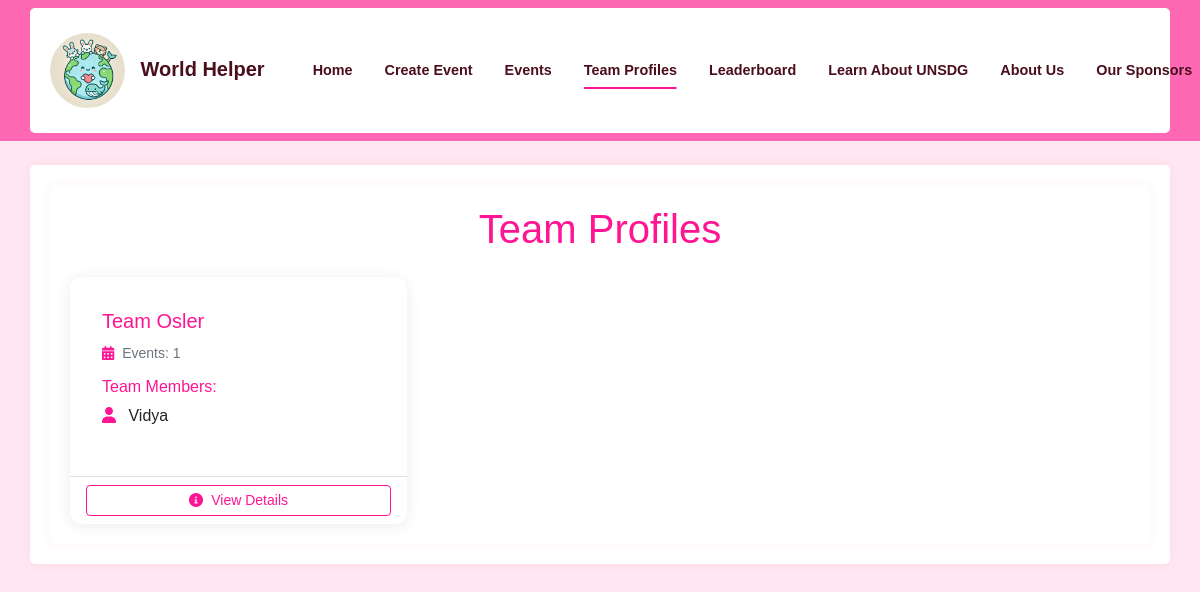
The app's page /team_profiles, older data.
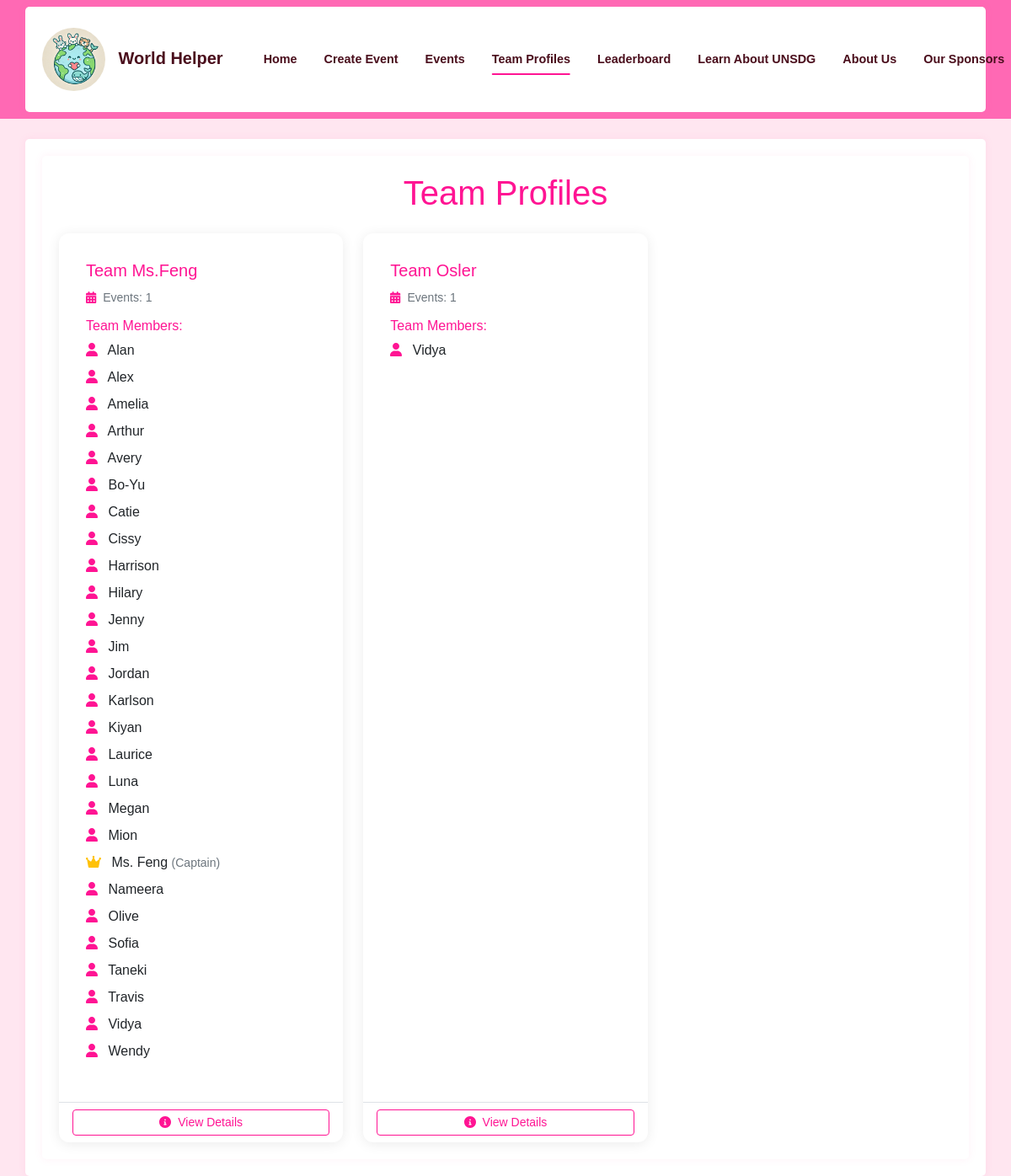
The same page, newer data.
### app/models.py (models this page shows, shortened)
class Team(db.Model):
    id = db.Column(db.Integer, primary_key=True)
    team_phrase = db.Column(db.String(100), nullable=False)
    name = db.Column(db.String(64), nullable=False)
    members = db.relationship('TeamMember', backref='team', lazy='dynamic',
                            cascade='all, delete-orphan')
    events = db.relationship('Event', backref='team', lazy='dynamic',
                           cascade='all, delete-orphan')
    bingo_card = db.relationship('BingoCard', backref='team', uselist=False,
                                cascade='all, delete-orphan')
    created_at = db.Column(db.DateTime, default=datetime.utcnow)

class TeamMember(db.Model):
    id = db.Column(db.Integer, primary_key=True)
    name = db.Column(db.String(64), nullable=False)
    team_id = db.Column(db.Integer, db.ForeignKey('team.id', ondelete='CASCADE'), nullable=False)
    is_captain = db.Column(db.Boolean, default=False)
    __table_args__ = (
        db.UniqueConstraint('team_id', 'name', name='unique_member_per_team'),
    )

### app/main/routes.py (the view)
@bp.route('/team_profiles')
def team_profiles():
    teams = db.session.query(Team, func.count(Event.id).label('event_count')) \
        .outerjoin(Event) \
        .group_by(Team.id) \
        .order_by(Team.name) \
        .all()
    return render_template('team_profiles.html', teams=teams)

### app/main/routes.py (called while the page is built)
@bp.context_processor
def utility_processor():
    return dict(SDG_DESCRIPTIONS=SDG_DESCRIPTIONS)

### app/templates/team_profiles.html (shortened to what this page needs)
{% extends "base.html" %}
{% block content %}
<div class="container">
    <h1 class="text-center mb-4 theme-pink">Team Profiles</h1>
    <div class="row row-cols-1 row-cols-md-2 row-cols-lg-3 g-4">
        {% for team, event_count in teams %}
        <div class="col">
            <div class="card h-100">
                <div class="card-body">
                    <h5 class="card-title theme-pink">{{ team.name }}</h5>
                    <div class="mb-3">
                        <small class="text-muted">
                            <i class="fas fa-calendar-alt me-1 theme-pink"></i>
                            Events: {{ event_count }}
                        </small>
                    </div>
                    <h6 class="card-subtitle mb-2 theme-pink">Team Members:</h6>
                    <ul class="list-unstyled">
                        {% for member in team.members %}
                        <li class="mb-2">
                            <i class="fas {% if member.is_captain %}fa-crown text-warning{% else %}fa-user text-pink{% endif %} me-2"></i>
                            {{ member.name }}
                            {% if member.is_captain %}
                            <small class="text-muted">(Captain)</small>
                            {% endif %}
                        </li>
                        {% endfor %}
                    </ul>
                </div>
                <div class="card-footer bg-transparent border-top">
                    <a href="{{ url_for('main.team', team_id=team.id) }}"
                       class="btn btn-outline-pink btn-sm w-100">
                        <i class="fas fa-info-circle me-1"></i> View Details
                    </a>
                </div>
            </div>
        </div>
        {% endfor %}
    </div>
</div>
{% endblock %}

### app/templates/base.html (shortened to what this page needs)
<!DOCTYPE html>
<html lang="en">
<head>
    <link rel="stylesheet" href="https://cdn.jsdelivr.net/npm/bootstrap@5.2.3/dist/css/bootstrap.min.css">
    <link rel="stylesheet" href="{{ url_for('static', filename='css/custom.css') }}">
    <link rel="stylesheet" href="https://cdnjs.cloudflare.com/ajax/libs/font-awesome/6.0.0/css/all.min.css">
    <link href="https://cdn.quilljs.com/1.3.6/quill.snow.css" rel="stylesheet">
</head>
<body>
    <nav class="navbar navbar-expand-lg navbar-dark">
        <div class="container">
            <a class="navbar-brand" href="{{ url_for('main.index') }}">
                <img src="{{ url_for('static', filename='images/dalle.webp') }}"
                     alt="World Helper Logo"
                     class="navbar-logo">
                World Helper
            </a>
            <div class="collapse navbar-collapse" id="navbarNav">
                <ul class="navbar-nav ms-auto">
                    <li class="nav-item">
                        <a class="nav-link {{ 'active' if request.endpoint == 'main.index' }}" href="{{ url_for('main.index') }}">Home</a>
                    </li>
                    <li class="nav-item">
                        <a class="nav-link {{ 'active' if request.endpoint == 'main.create_event' }}" href="{{ url_for('main.create_event') }}">Create Event</a>
                    </li>
                    <li class="nav-item">
                        <a class="nav-link {{ 'active' if request.endpoint == 'main.events' }}" href="{{ url_for('main.events') }}">Events</a>
                    </li>
                    <li class="nav-item">
                        <a class="nav-link {{ 'active' if request.endpoint == 'main.team_profiles' }}" href="{{ url_for('main.team_profiles') }}">Team Profiles</a>
                    </li>
                    <li class="nav-item">
                        <a class="nav-link {{ 'active' if request.endpoint == 'main.leaderboard' }}" href="{{ url_for('main.leaderboard') }}">Leaderboard</a>
                    </li>
                    <li class="nav-item">
                        <a class="nav-link {{ 'active' if request.endpoint == 'main.learn_unsdg' }}" href="{{ url_for('main.learn_unsdg') }}">Learn About UNSDG</a>
                    </li>
                    <li class="nav-item">
                        <a class="nav-link {{ 'active' if request.endpoint == 'main.about' }}" href="{{ url_for('main.about') }}">About Us</a>
                    </li>
                    <li class="nav-item">
                        <a class="nav-link {{ 'active' if request.endpoint == 'main.sponsors' }}" href="{{ url_for('main.sponsors') }}">Our Sponsors</a>
                    </li>
                </ul>
            </div>
        </div>
    </nav>
    <div class="container mt-4">
        {% block content %}{% endblock %}
    </div>
</body>
</html>

### app/static/css/custom.css (style rules this page uses)
:root { --pink-primary: #FF1493; --pink-secondary: #FF69B4; --pink-light: #FFE6F0; --pink-border: #FFCCE6; --pink-hover: #FF1493; --pink-dark: #4a0e1c; }
body { font-family: 'Arial', sans-serif; background-color: var(--pink-light); }
.navbar { background-color: var(--pink-secondary) !important; }
.navbar-brand, .nav-link { color: var(--pink-dark) !important; font-weight: bold; transition: color 0.3s ease; }
.container { background-color: #ffffff; border-radius: 5px; padding: 20px; box-shadow: 0 0 10px rgba(255, 105, 180, 0.1); }
h1, .world-helper-title { color: var(--pink-primary); margin-bottom: 20px; }
.text-pink { color: var(--pink-primary) !important; }
.btn-outline-pink { color: var(--pink-secondary); border-color: var(--pink-secondary); }
.theme-pink { color: var(--pink-primary); }
.card { border: 2px solid var(--pink-border); border-radius: 12px; box-shadow: 0 4px 6px rgba(0, 0, 0, 0.1); overflow: hidden; }
.card-body { padding: 2rem; }
.card { border: none; box-shadow: 0 2px 15px rgba(0,0,0,0.08); transition: transform 0.2s ease; }
.btn-outline-pink { border-color: var(--pink-primary); color: var(--pink-primary); transition: all 0.3s ease; }
.collapse { transition: all 0.3s ease; }
.navbar-nav { width: 100%; display: flex; justify-content: space-between; align-items: center; padding: 0 1rem; }
.nav-item { text-align: center; margin: 0 0.3rem; }
.nav-link { font-size: 0.9rem; white-space: nowrap; padding: 0.5rem 0.7rem !important; }
.nav-link.active { position: relative; }
.nav-link.active::after { content: ''; position: absolute; bottom: 0; left: 50%; transform: translateX(-50%); width: 80%; height: 2px; background-color: var(--pink-primary); border-radius: 2px; }
.navbar-logo { width: 75px; height: 75px; border-radius: 50%; margin-right: 10px; vertical-align: middle; }

Row changes from the older to the newer data that the page shows:
added Team: name "Team Ms.Feng", event_count "1"
added TeamMember: is_captain False (drawn), name "Alan", shown under "Team Ms.Feng"
added TeamMember: is_captain False (drawn), name "Alex", shown under "Team Ms.Feng"
added TeamMember: is_captain False (drawn), name "Amelia", shown under "Team Ms.Feng"
added TeamMember: is_captain False (drawn), name "Arthur", shown under "Team Ms.Feng"
added TeamMember: is_captain False (drawn), name "Avery", shown under "Team Ms.Feng"
added TeamMember: is_captain False (drawn), name "Bo-Yu", shown under "Team Ms.Feng"
added TeamMember: is_captain False (drawn), name "Catie", shown under "Team Ms.Feng"
added TeamMember: is_captain False (drawn), name "Cissy", shown under "Team Ms.Feng"
added TeamMember: is_captain False (drawn), name "Harrison", shown under "Team Ms.Feng"
added TeamMember: is_captain False (drawn), name "Hilary", shown under "Team Ms.Feng"
added TeamMember: is_captain False (drawn), name "Jenny", shown under "Team Ms.Feng"
added TeamMember: is_captain False (drawn), name "Jim", shown under "Team Ms.Feng"
added TeamMember: is_captain False (drawn), name "Jordan", shown under "Team Ms.Feng"
added TeamMember: is_captain False (drawn), name "Karlson", shown under "Team Ms.Feng"
added TeamMember: is_captain False (drawn), name "Kiyan", shown under "Team Ms.Feng"
added TeamMember: is_captain False (drawn), name "Laurice", shown under "Team Ms.Feng"
added TeamMember: is_captain False (drawn), name "Luna", shown under "Team Ms.Feng"
added TeamMember: is_captain False (drawn), name "Megan", shown under "Team Ms.Feng"
added TeamMember: is_captain False (drawn), name "Mion", shown under "Team Ms.Feng"
added TeamMember: is_captain True (drawn), name "Ms. Feng", shown under "Team Ms.Feng"
added TeamMember: is_captain False (drawn), name "Nameera", shown under "Team Ms.Feng"
added TeamMember: is_captain False (drawn), name "Olive", shown under "Team Ms.Feng"
added TeamMember: is_captain False (drawn), name "Sofia", shown under "Team Ms.Feng"
added TeamMember: is_captain False (drawn), name "Taneki", shown under "Team Ms.Feng"
added TeamMember: is_captain False (drawn), name "Travis", shown under "Team Ms.Feng"
added TeamMember: is_captain False (drawn), name "Vidya", shown under "Team Ms.Feng"
added TeamMember: is_captain False (drawn), name "Wendy", shown under "Team Ms.Feng"
